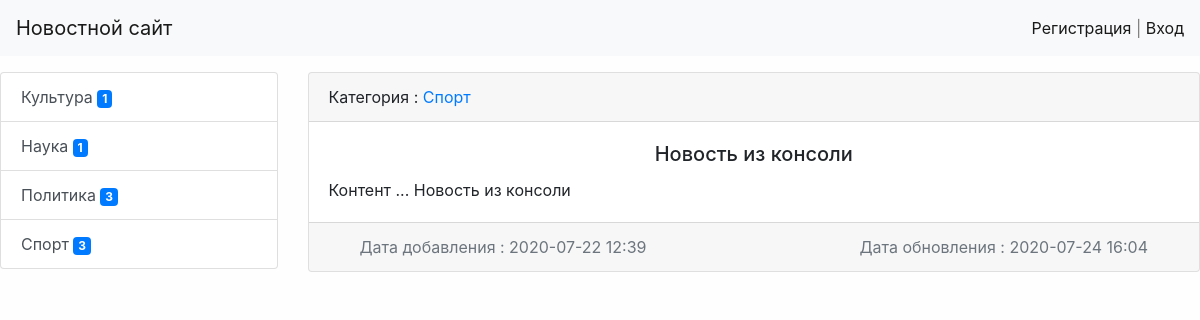
Screenshot of /news/9/ with the database file from the repository.
### news/models.py (models this page shows, shortened)
class Category(models.Model):
    title = models.CharField(max_length=150, db_index=True, verbose_name='Наименование категории')
    def get_absolute_url(self):
        return reverse('category', kwargs={'category_id': self.pk})
    class Meta:
        verbose_name = 'Категория'
        verbose_name_plural = 'Категории'
        ordering = ['title']

class News(models.Model ):
    title = models.CharField(max_length=150, verbose_name='Наименование')
    content = models.TextField(verbose_name='Контент')
    created_at = models.DateTimeField(auto_now_add=True, verbose_name='Опубликовано')
    update_at = models.DateTimeField(auto_now=True, verbose_name='Обновление')
    photo = models.ImageField(upload_to='photos/%Y/%m/%d', blank=True, verbose_name='Фото')
    is_published = models.BooleanField(default=True, verbose_name='Опубликовано ?')
    category = models.ForeignKey('Category', on_delete=models.PROTECT, null=True, verbose_name='Категория')
    views = models.IntegerField(default=0)
    class Meta:
        verbose_name = 'Новость'
        verbose_name_plural = 'Новости'
        ordering = ['-created_at']

### news/views.py (the view)
# urls.py: path('news/<int:pk>/', ViewNews.as_view(), name='view_news'),
class ViewNews(DetailView):
    model = News
    template_name = 'news/news_detail.html'

### news/templatetags/news_tags.py (called while the page is built)
@register.inclusion_tag('news/list_categories.html')
def show_categories():
    categories = Category.objects.annotate(cat=Count('news__is_published', filter=F('news__is_published'))).filter(cat__gt=0)
    return {
        'categories': categories,
    }

### news/templates/news/news_detail.html (shortened to what this page needs)
{% extends 'base.html' %}
{% block sidebar %}
{% include 'inc/_sidebar.html' %}
{% endblock %}
{% block content %}
<div class="card mb-5">
    <div class="card-header">
        Категория :
        <a href="{{ object.category.get_absolute_url }}">
            {{ object.category.title }}
        </a>
    </div>
    <div class="card-body">
        <div class="media d-flex align-items-center">
            <div class="media-body">
                <h5 class="card-title text-center">{{ object.title }}</h5>
                <p class="card-text">{{ object.content }}</p>
            </div>
        </div>
    </div>
    <div class="card-footer text-muted ">
        <div class="row justify-content-between ml-3 mr-3">
            <div class="col-auto"> Дата добавления : {{ object.created_at|date:"Y-m-d H:i" }}</div>
            <div class="col-auto">
                Дата обновления : {{ object.update_at|date:"Y-m-d H:i" }}
            </div>
        </div>
    </div>
</div>
{% endblock %}

### news/templates/news/list_categories.html
<div class="list-group">
    {% for item in categories %}
    <a href="{% url 'category' item.pk %}" class="list-group-item list-group-item-action">
        {{ item.title }}
        <span class="badge badge-primary">{{ item.cat }}</span>
    </a>
    {% endfor %}
</div>

### my_first_project/static/css/style.css (style rules this page uses)
body { background-color: #fefefe73; }

### rows the page displays
Category: title "Культура", cat "1"
Category: title "Наука", cat "1"
Category: title "Политика", cat "3"
Category: title "Спорт", cat "3"
News: category "Спорт", title "Новость из консоли", content "Контент ... Новость из консоли", created_at "2020-07-22 12:39", update_at "2020-07-24 16:04"
